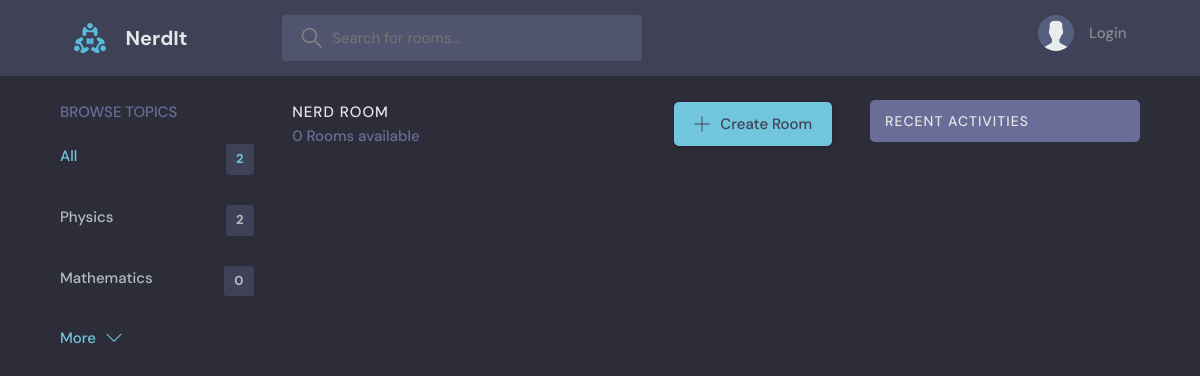
The page /?q=Chemistry on the database as committed earlier.
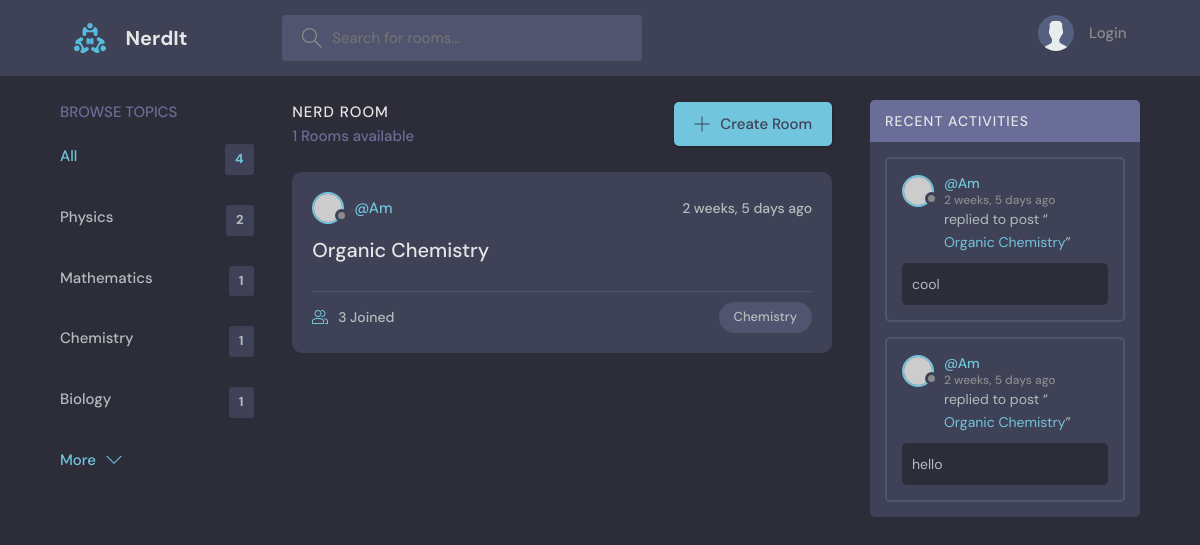
The same page on the database as committed later.
### base/models.py (models this page shows, shortened)
class Topic(models.Model):
    name=models.CharField(max_length=200)

class Room(models.Model):
    host = models.ForeignKey(User, on_delete=models.SET_NULL, null=True)
    topic = models.ForeignKey(Topic, on_delete=models.SET_NULL, null=True)
    name  = models.CharField(max_length=200)
    description = models.TextField(null=True, blank=True)
    participants = models.ManyToManyField(User, related_name='participants', blank=True)
    updated = models.DateTimeField(auto_now=True)
    created = models.DateTimeField(auto_now_add=True)
    class Meta:
        ordering = ['-updated', '-created']
    def __str__(self):
        return self.name

class Message(models.Model):
    user = models.ForeignKey(User, on_delete=models.CASCADE)
    room = models.ForeignKey(Room, on_delete=models.CASCADE)
    body = models.TextField()
    updated = models.DateTimeField(auto_now=True)
    created = models.DateTimeField(auto_now_add=True)
    class Meta:
        ordering = ['-updated', '-created']

### base/views.py (the view)
# urls.py: path('', views.home, name="home"),
def home(request):
    q = request.GET.get('q') if request.GET.get('q') != None else ''
    rooms = Room.objects.filter(Q(topic__name__icontains = q) | Q(description__icontains=q))
    topics = Topic.objects.all()
    room_count = rooms.count()
    room_messages = Message.objects.filter(Q(room__topic__name__icontains=q))
    context = {'rooms':rooms, 'topics':topics, 'room_count':room_count, 'room_messages':room_messages}
    return render(request, 'base/home.html', context)

### base/templates/base/home.html (shortened to what this page needs)
{% extends 'main.html' %}
{% block content %}
    <main class="layout layout--3">
      <div class="container">
        {% include 'base/topics_component.html' %}
        <div class="roomList">
          <div class="roomList__header">
            <div>
              <h2>Nerd Room</h2>
              <p>{{room_count}} Rooms available</p>
            </div>
            <a class="btn btn--main" href="create-room.html">
              <svg version="1.1" xmlns="http://www.w3.org/2000/svg" width="32" height="32" viewBox="0 0 32 32">
                <title>add</title>
                <path
                  d="M16.943 0.943h-1.885v14.115h-14.115v1.885h14.115v14.115h1.885v-14.115h14.115v-1.885h-14.115v-14.115z"
                ></path>
              </svg>
              Create Room
            </a>
          </div>
          {% include 'base/feed_component.html' %}
        </div>
        {% include 'base/activity_component.html' %}
      </div>
    </main>
{% endblock %}

### base/templates/base/topics_component.html
<div class="topics">
    <div class="topics__header">
      <h2>Browse Topics</h2>
    </div>
    <ul class="topics__list">
      <li>
        <a href="{% url 'home' %}" class="active">All <span>{{topics.count}}</span></a>
      </li>
      {% for topic in topics %}
      <li>
        <a href="{% url 'home' %}?q={{topic.name}}">{{topic.name}}<span>{{topic.room_set.all.count}}</span></a>
      </li>
      {% endfor %}
    </ul>
    <a class="btn btn--link" href="topics.html">
      More
      <svg version="1.1" xmlns="http://www.w3.org/2000/svg" width="32" height="32" viewBox="0 0 32 32">
        <title>chevron-down</title>
        <path d="M16 21l-13-13h-3l16 16 16-16h-3l-13 13z"></path>
      </svg>
    </a>
  </div>

### base/templates/base/feed_component.html (shortened to what this page needs)
{% for room in rooms %}
<div class="roomListRoom">
    <div class="roomListRoom__header">
      <a href="{% url 'user-profile' room.host.id %}" class="roomListRoom__author">
        <div class="avatar avatar--small">
          <img src="https://randomuser.me/api/portraits/women/11.jpg" />
        </div>
        <span>@{{room.host.username}}</span>
      </a>
      <div class="roomListRoom__actions">
        <span>{{room.created|timesince}} ago</span>
      </div>
    </div>
    <div class="roomListRoom__content">
      <a href="{% url 'room' room.id %}">{{room.name}}</a>
    </div>
    <div class="roomListRoom__meta">
      <a href="{% url 'room' room.id%}" class="roomListRoom__joined">
        {{room.participants.all.count}} Joined
      </a>
      <p class="roomListRoom__topic">{{room.topic.name}}</p>
    </div>
  </div>
  {% endfor %}

### base/templates/base/activity_component.html
<div class="activities">
    <div class="activities__header">
      <h2>Recent Activities</h2>
    </div>
    {% for message in room_messages %}
    <div class="activities__box">
      <div class="activities__boxHeader roomListRoom__header">
        <a href="{% url 'user-profile' message.user.id %}" class="roomListRoom__author">
          <div class="avatar avatar--small">
            <img src="https://randomuser.me/api/portraits/women/11.jpg" />
          </div>
          <p>
            @{{message.user}}
            <span>{{message.created|timesince}} ago</span>
          </p>
        </a>
      </div>
      <div class="activities__boxContent">
        <p>replied to post “<a href="{% url 'room' message.room.id %}">{{message.room}}</a>”</p>
        <div class="activities__boxRoomContent">
          {{message.body}}
        </div>
      </div>
    </div>
    {% endfor %}
  </div>

Rows that differ between the two databases and show on the page:
computed for Topic "Mathematics": room_set.all.count "0" → "1"
added Topic: name "Chemistry", room_set.all.count "1"
added Topic: name "Biology", room_set.all.count "1"
added Room: host.username "Am", created "2 weeks, 5 days", name "Organic Chemistry", participants.all.count "3", topic.name "Chemistry"
added Message: user "Am", created "2 weeks, 5 days", room "Organic Chemistry", body "cool"
added Message: user "Am", created "2 weeks, 5 days", room "Organic Chemistry", body "hello"
Other text that changed with them:
{{ topics.count }}: "2" → "4"
{{ room_count }}: "0" → "1"
